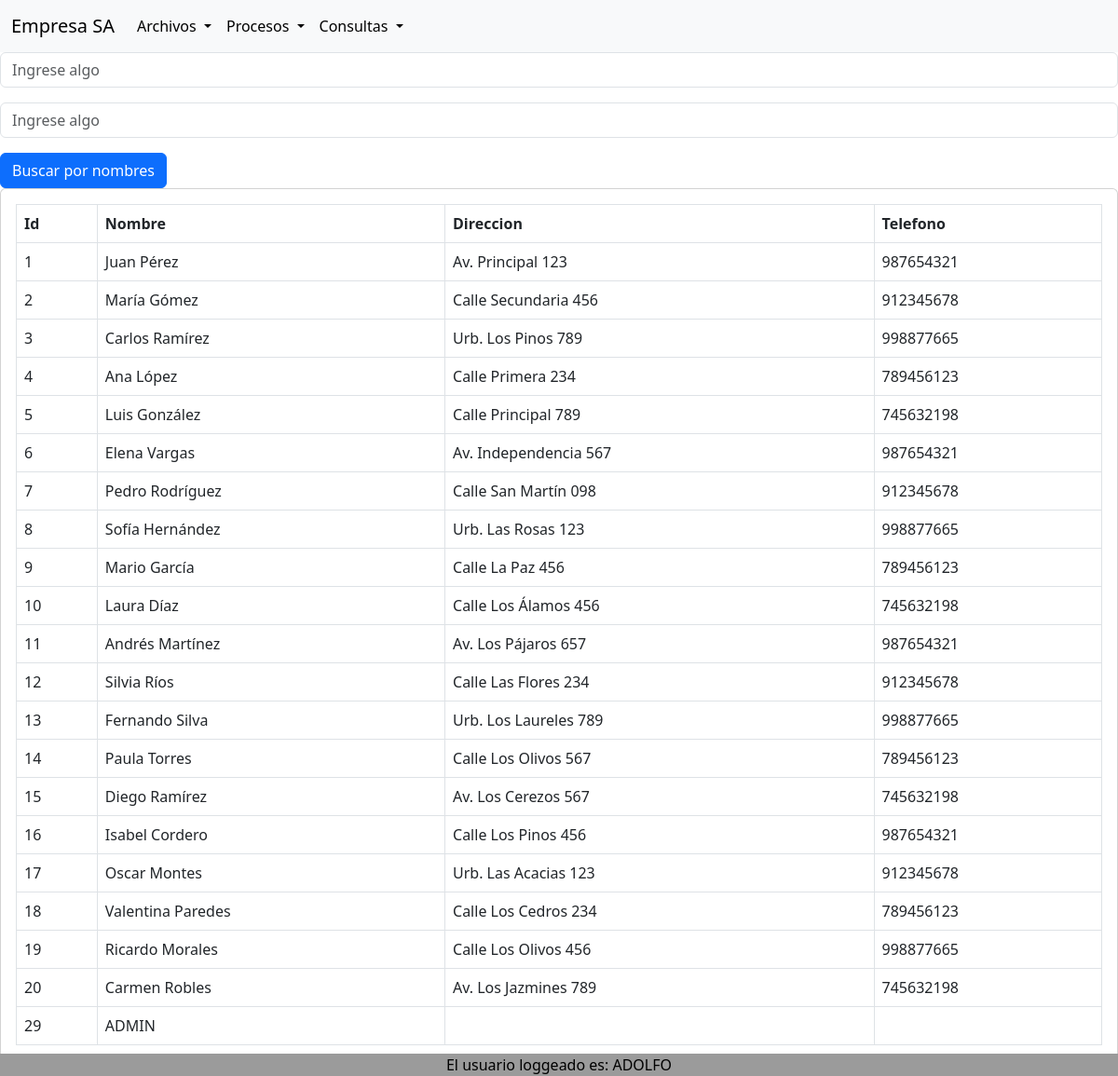
Screenshot of /clientes_consultar.php (signed in) with the database file from the repository.
### tables this page shows
CREATE TABLE `cliente` (
  `id` int(11) NOT NULL,
  `nombre` varchar(50) NOT NULL,
  `ruc` varchar(11) NOT NULL,
  `direccion_cliente` varchar(64) NOT NULL,
  `telefono_cliente` varchar(9) NOT NULL
);

### clases/cliente.php (called while the page is built, shortened)
<?php
class Cliente {
	private $conn;
	public function conectar_db($cn){
		$this->conn = $cn;
	}
	public function leerNombre($cadena){
        $sql = "SELECT * FROM cliente WHERE nombre LIKE '$cadena%';";
        $res = mysqli_query($this->conn, $sql);
        return $res;
    }
	public function leerDireccion($cadena){
        $sql = "SELECT * FROM cliente WHERE direccion_cliente LIKE '$cadena%';";
        $res = mysqli_query($this->conn, $sql);
        return $res;
    }
}
?>

### clientes_consultar.php (the view, shortened to what this page needs)
<?php
include_once('header.php');
include_once('clases/cliente.php');
$conexion = connect_db();
$oCliente = new Cliente();
$oCliente->conectar_db($conexion);
$busquedaNombres = "";
$busquedaDireccion = "";
$listaCombinada = array();
?>
<form action="clientes_consultar.php" method="POST">
    <div class="mb-3">
        <input type="text" class="form-control" id="busquedaNombres" placeholder="Ingrese algo" name="busquedaNombres">
    </div>
    <div class="mb-3">
        <input type="text" class="form-control" id="busquedaDireccion" placeholder="Ingrese algo"
            name="busquedaDireccion">
    </div>
    <button type="submit" class="btn btn-primary">Buscar por nombres</button>
</form>
<?php
$clientes_nombre = $oCliente->leerNombre($busquedaNombres);
$clientes_direccion = $oCliente->leerDireccion($busquedaDireccion);
?>
<?php
if ($clientes_nombre && $clientes_direccion) {
    ?>
    <div class="card card-body">
        <table class="table table-bordered">
            <thead>
                <tr>
                    <th>Id</th>
                    <th>Nombre</th>
                    <th>Direccion</th>
                    <th>Telefono</th>
                </tr>
            </thead>
            <tbody>
                <?php
               while ($row1 = mysqli_fetch_array($clientes_nombre)) {
                $id1 = $row1['id'];
                $nombre1 = $row1['nombre'];
                mysqli_data_seek($clientes_direccion, 0);
                while ($row2 = mysqli_fetch_array($clientes_direccion)) {
                    $id2 = $row2['id'];
                    if ($id1 == $id2) {
                        $direccion_cliente2 = $row2['direccion_cliente'];
                        $telefono_cliente2 = $row2['telefono_cliente'];
                        $listaCombinada[$id1] = array(
                            $id2,
                            $nombre1,
                            $direccion_cliente2,
                            $telefono_cliente2
                        );
                        break;
                    }
                }
            }
                foreach ($listaCombinada as $indice => $item) { ?>
                    <tr>
                        <td>
                            <?php echo $item[0] ?>
                        </td>
                        <td>
                            <?php echo $item[1] ?>
                        </td>
                        <td>
                            <?php echo $item[2] ?>
                        </td>
                        <td>
                            <?php echo $item[3] ?>
                        </td>
                    </tr>
                <?php }
} ?>
        </tbody>
    </table>
</div>
<?php
include('footer.php');
?>

### rows the page displays
cliente: id "1", nombre "Juan Pérez", direccion_cliente "Av. Principal 123", telefono_cliente "987654321"
cliente: id "2", nombre "María Gómez", direccion_cliente "Calle Secundaria 456", telefono_cliente "912345678"
cliente: id "3", nombre "Carlos Ramírez", direccion_cliente "Urb. Los Pinos 789", telefono_cliente "998877665"
cliente: id "4", nombre "Ana López", direccion_cliente "Calle Primera 234", telefono_cliente "789456123"
cliente: id "5", nombre "Luis González", direccion_cliente "Calle Principal 789", telefono_cliente "745632198"
cliente: id "6", nombre "Elena Vargas", direccion_cliente "Av. Independencia 567", telefono_cliente "987654321"
cliente: id "7", nombre "Pedro Rodríguez", direccion_cliente "Calle San Martín 098", telefono_cliente "912345678"
cliente: id "8", nombre "Sofía Hernández", direccion_cliente "Urb. Las Rosas 123", telefono_cliente "998877665"
cliente: id "9", nombre "Mario García", direccion_cliente "Calle La Paz 456", telefono_cliente "789456123"
cliente: id "10", nombre "Laura Díaz", direccion_cliente "Calle Los Álamos 456", telefono_cliente "745632198"
cliente: id "11", nombre "Andrés Martínez", direccion_cliente "Av. Los Pájaros 657", telefono_cliente "987654321"
cliente: id "12", nombre "Silvia Ríos", direccion_cliente "Calle Las Flores 234", telefono_cliente "912345678"
cliente: id "13", nombre "Fernando Silva", direccion_cliente "Urb. Los Laureles 789", telefono_cliente "998877665"
cliente: id "14", nombre "Paula Torres", direccion_cliente "Calle Los Olivos 567", telefono_cliente "789456123"
cliente: id "15", nombre "Diego Ramírez", direccion_cliente "Av. Los Cerezos 567", telefono_cliente "745632198"
cliente: id "16", nombre "Isabel Cordero", direccion_cliente "Calle Los Pinos 456", telefono_cliente "987654321"
cliente: id "17", nombre "Oscar Montes", direccion_cliente "Urb. Las Acacias 123", telefono_cliente "912345678"
cliente: id "18", nombre "Valentina Paredes", direccion_cliente "Calle Los Cedros 234", telefono_cliente "789456123"
cliente: id "19", nombre "Ricardo Morales", direccion_cliente "Calle Los Olivos 456", telefono_cliente "998877665"
cliente: id "20", nombre "Carmen Robles", direccion_cliente "Av. Los Jazmines 789", telefono_cliente "745632198"
cliente: id "29", nombre "ADMIN"

### other values shown
$_SESSION["nombre"] "ADOLFO"
